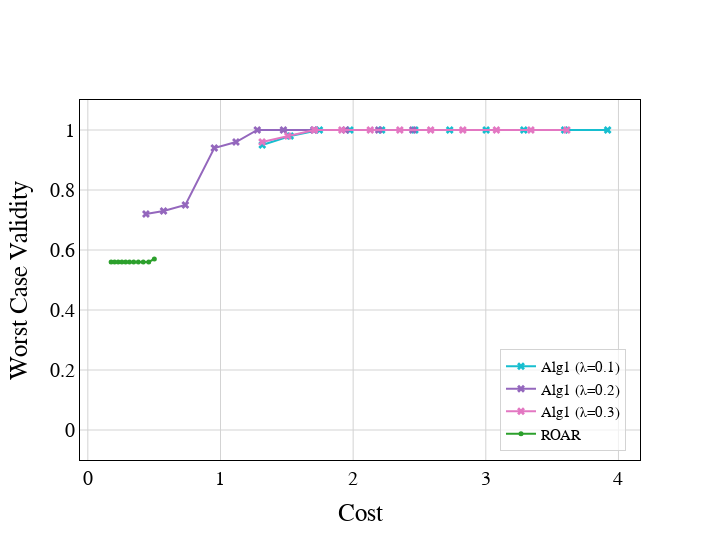

Notebook source saved alongside this figure:
### Code cell
# colors = ['#1f77b4', '#17becf', '#9467bd', '#e377c2', '#2ca02c'] # Synthesis
# colors = [ '#17becf', '#9467bd', '#e377c2', '#2ca02c'] # German
colors = ['#17becf', '#9467bd', '#e377c2', '#2ca02c'] # SBA

nc = len(colors)
font_family = 'Times New Roman'
font_color = 'black'
width, height = 720, 540

symbols = ['x' for _ in range(len(lambdas))] + ['circle', 'triangle-up']
size = [7 for _ in range(len(lambdas))] + [5,8]

show_errors = False
y_axis = 'Worst Case Validity'
# y_axis = 'Current Validity'

fig = go.Figure()
for i, alg in enumerate(df_results['Algorithm'].unique()):
    temp = df_results[(df_results['Algorithm'] == alg)].sort_values(['Cost'], ascending=True)
    x,y = find_pareto(temp['Cost'], temp[y_axis])
    # x,y = temp['Cost'], temp[y_axis]
    temp = pd.DataFrame({'Algorithm': [alg for _ in range(len(x))], 'Cost': x, y_axis: y})

    fig.add_trace(go.Scatter(
        x = temp['Cost'],
        y = temp[y_axis],
        marker = dict(color=colors[i], symbol=symbols[i], size=size[i]),
        mode = 'lines+markers' if alg != 'WACHTER' else 'markers',
        name = alg,
        hovertemplate='Cost: %{x}<br>Validity: %{y}',
        showlegend=True,
    ))

fig.update_xaxes(
    title=dict(
        text='Cost',
        font=dict(
            family=font_family,
            color=font_color,
            size=25
        )
        ), 
    showline=True, 
    mirror=True,
    linecolor='black', 
    gridcolor='lightgrey', 
    zerolinewidth=1,
    zerolinecolor='lightgrey',
    )


fig.update_yaxes(
    title=dict(
        text=y_axis,
        font=dict(
            family=font_family,
            color=font_color,
            size=25
        ), 
        ), 
    showline=True, 
    mirror=True,
    linecolor='black', 
    gridcolor='lightgrey',
    zerolinewidth=1,
    zerolinecolor='lightgrey',
    )


fig.update_layout(
    legend=dict(
        x=0.975, 
        y=0.025, 
        orientation='v',
        xanchor='right',
        font=dict(
            family=font_family,
            color=font_color,
            size=15
            ), 
        bgcolor='rgba(255, 255, 255, 0.7)',
        bordercolor='lightgrey',
        borderwidth=1,
        entrywidth=100.5,
        ),
    width=width,
    height=height,
    plot_bgcolor='white',
    paper_bgcolor='white',
    xaxis=dict(
        tickfont=dict(
            family=font_family,
            color=font_color,
            size=20,
        ),
    ),
    yaxis=dict(
        tickfont=dict(
            family=font_family,
            color=font_color,
            size=20
        ),
        range=[-0.1,1.1],
    )
    )

fig.show()

### Figure 1 — Plotly figure (JSON) as saved in the notebook; plotly's stock layout.template omitted (floating-point values rounded to 4 significant figures)
{"data": [{"hovertemplate": "Cost: %{x}<br>Validity: %{y}", "marker": {"color": "#17becf", "size": 7, "symbol": "x"}, "mode": "lines+markers", "name": "Alg1 (λ=0.1)", "showlegend": true, "type": "scatter", "x": [1.315, 1.526, 1.746, 1.976, 2.215, 2.466, 2.728, 3.002, 3.286, 3.594, 3.918], "y": [0.95, 0.98, 1.0, 1.0, 1.0, 1.0, 1.0, 1.0, 1.0, 1.0, 1.0]}, {"hovertemplate": "Cost: %{x}<br>Validity: %{y}", "marker": {"color": "#9467bd", "size": 7, "symbol": "x"}, "mode": "lines+markers", "name": "Alg1 (λ=0.2)", "showlegend": true, "type": "scatter", "x": [0.438, 0.5707, 0.7353, 0.9533, 1.117, 1.277, 1.474, 1.703, 1.942, 2.192, 2.449], "y": [0.72, 0.73, 0.75, 0.94, 0.96, 1.0, 1.0, 1.0, 1.0, 1.0, 1.0]}, {"hovertemplate": "Cost: %{x}<br>Validity: %{y}", "marker": {"color": "#e377c2", "size": 7, "symbol": "x"}, "mode": "lines+markers", "name": "Alg1 (λ=0.3)", "showlegend": true, "type": "scatter", "x": [1.314, 1.508, 1.71, 1.915, 2.129, 2.352, 2.584, 2.827, 3.08, 3.34, 3.611], "y": [0.96, 0.98, 1.0, 1.0, 1.0, 1.0, 1.0, 1.0, 1.0, 1.0, 1.0]}, {"hovertemplate": "Cost: %{x}<br>Validity: %{y}", "marker": {"color": "#2ca02c", "size": 5, "symbol": "circle"}, "mode": "lines+markers", "name": "ROAR ", "showlegend": true, "type": "scatter", "x": [0.1756, 0.2017, 0.2288, 0.2568, 0.2851, 0.314, 0.3456, 0.3807, 0.418, 0.4586, 0.5013], "y": [0.56, 0.56, 0.56, 0.56, 0.56, 0.56, 0.56, 0.56, 0.56, 0.56, 0.57]}], "layout": {"height": 540, "legend": {"bgcolor": "rgba(255, 255, 255, 0.7)", "bordercolor": "lightgrey", "borderwidth": 1, "entrywidth": 100.5, "font": {"color": "black", "family": "Times New Roman", "size": 15}, "orientation": "v", "x": 0.975, "xanchor": "right", "y": 0.025}, "paper_bgcolor": "white", "plot_bgcolor": "white", "width": 720, "xaxis": {"gridcolor": "lightgrey", "linecolor": "black", "mirror": true, "showline": true, "tickfont": {"color": "black", "family": "Times New Roman", "size": 20}, "title": {"font": {"color": "black", "family": "Times New Roman", "size": 25}, "text": "Cost"}, "zerolinecolor": "lightgrey", "zerolinewidth": 1}, "yaxis": {"gridcolor": "lightgrey", "linecolor": "black", "mirror": true, "range": [-0.1, 1.1], "showline": true, "tickfont": {"color": "black", "family": "Times New Roman", "size": 20}, "title": {"font": {"color": "black", "family": "Times New Roman", "size": 25}, "text": "Worst Case Validity"}, "zerolinecolor": "lightgrey", "zerolinewidth": 1}}}
